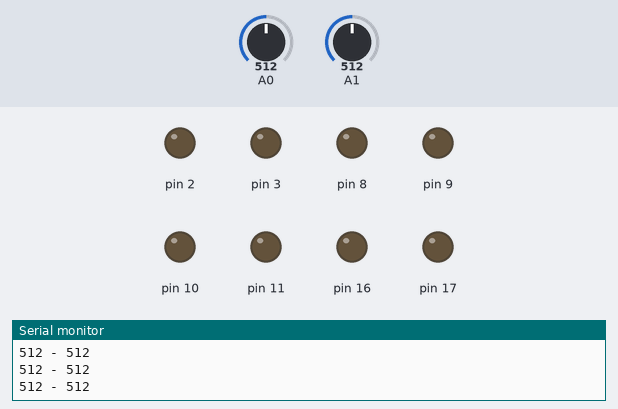
This sketch was run on a simulated Arduino Uno, built with avr-gcc and run on an emulated ATmega328P. On the bench: output pins drawn as LEDs (lit = HIGH), the last lines printed to the serial monitor. The inputs (shaded band) are chosen by the test bench; at power-on: A1 = 512, A0 = 512.

Above: at 1.2 s.
1.3 s: A1 set to 0
At 2.4 s:
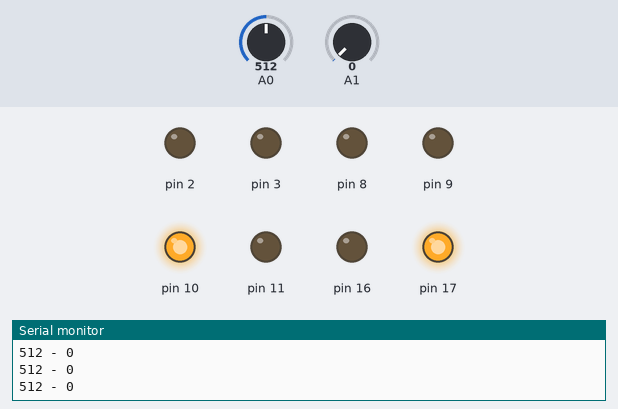
2.8 s: A0 set to 108
5.8 s: A0 set to 92
At 6.1 s:
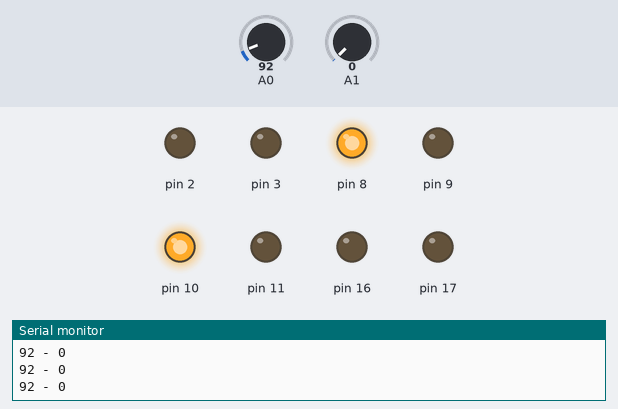
7.3 s: A1 set to 93
10.3 s: A1 set to 110
At 10.7 s:
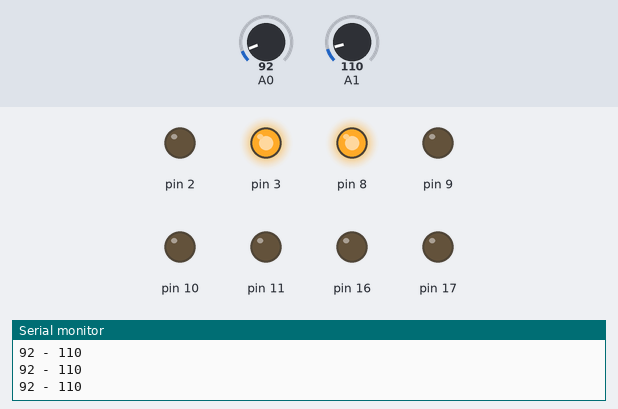
11.8 s: A1 set to 90
At 12.9 s:
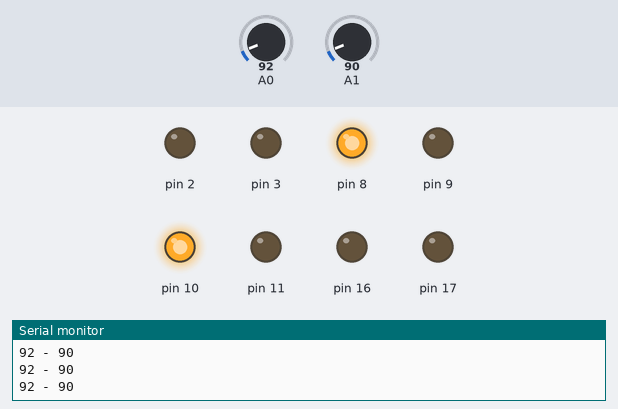
Timing chart, 0 to 14.3 s (numbered marks = the images above; inputs shaded):
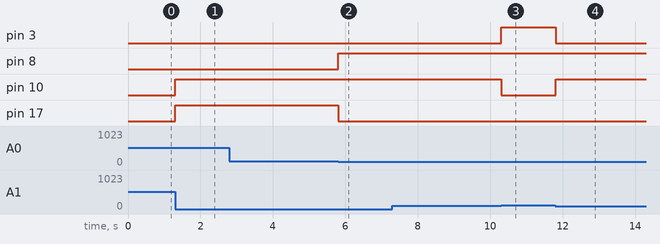

Measured:
- the behaviour switches between 100 and 99 on A0 (found by bisection; images 1 and 2)
- the behaviour switches between 100 and 101 on A1 (found by bisection; images 2 and 3)
- after the input at 1.3 s, pin 10, pin 17: LOW → HIGH at once
- after the input at 5.8 s, pin 8: LOW → HIGH at once; pin 17: HIGH → LOW at once
- after the input at 10.3 s, pin 3: LOW → HIGH at once; pin 10: HIGH → LOW at once
- after the input at 11.8 s, pin 3: HIGH → LOW at once; pin 10: LOW → HIGH at once

The sketch:

SegueFaixa00.ino
```cpp
/* MEKANUS ROBÓTICA EDUCACIONAL
 *  Atualizado em 25/03/2020
 *
 * ROBÔ SEGUIDOR DE LINHA
 *
 * Sketch utilizado com os seguintes componentes:
 *
 * PONTE H 9110S - P0206
 * Sensor Segue Faixa Linha Obstáculo 4 Vias Canais - P0185
 *
 */

void setup() {
Serial.begin(9600);
pinMode(2,OUTPUT);
pinMode(3,OUTPUT);
pinMode(16,OUTPUT);
pinMode(17,OUTPUT);
digitalWrite(2,LOW);
digitalWrite(3,LOW);
digitalWrite(16,LOW);
digitalWrite(17,LOW);
//================
pinMode(8,OUTPUT);
pinMode(9,OUTPUT);
pinMode(10,OUTPUT);
pinMode(11,OUTPUT);
digitalWrite(8,LOW);
digitalWrite(9,LOW);
digitalWrite(10,LOW);
digitalWrite(11,LOW);

}

void loop() {

/* analogRead indica quantos canais/sensores estão sendo utilizados para detecção da linha

*/
if ((analogRead(A0) > 100)&&(analogRead(A0) > analogRead(A1))){
digitalWrite(8,LOW);
digitalWrite(9,LOW);
digitalWrite(10,HIGH);
digitalWrite(11,LOW);

//============== Teste - trecho utilizado para acender um led que exibe visualmente no carrinho qual sensor esta captando a linha
digitalWrite(2,LOW);
digitalWrite(3,LOW);
digitalWrite(16,LOW);
digitalWrite(17,HIGH);
//==============

delay(10);
}
if ((analogRead(A1) > 100)&&(analogRead(A1) > analogRead(A0))){
digitalWrite(8,HIGH);
digitalWrite(9,LOW);
digitalWrite(10,LOW);
digitalWrite(11,LOW);

//================== Teste - trecho utilizado para acender um led que exibe visualmente no carrinho qual sensor está captando a linha. Pode ser comentado se não for usado.
digitalWrite(2,LOW);
digitalWrite(3,HIGH);
digitalWrite(16,LOW);
digitalWrite(17,LOW);
//=================
delay(10);

}
if ((analogRead(A1) < 100)&&(analogRead(A0) < 100)){
digitalWrite(8,HIGH);
digitalWrite(9,LOW);
digitalWrite(10,HIGH);
digitalWrite(11,LOW);

//================= Teste - trecho utilizado para acender um led que exibe visualmente no carrinho qual sensor está captando a linha. Pode ser comentado se não for usado.
digitalWrite(2,LOW);
digitalWrite(3,LOW);
digitalWrite(16,LOW);
digitalWrite(17,LOW);
//================
delay(10);
}

//=============

//TODO - criar versao para 5v

Serial.print(analogRead(0));
Serial.print(" - ");
Serial.println(analogRead(1));
delay(10);
}
```
